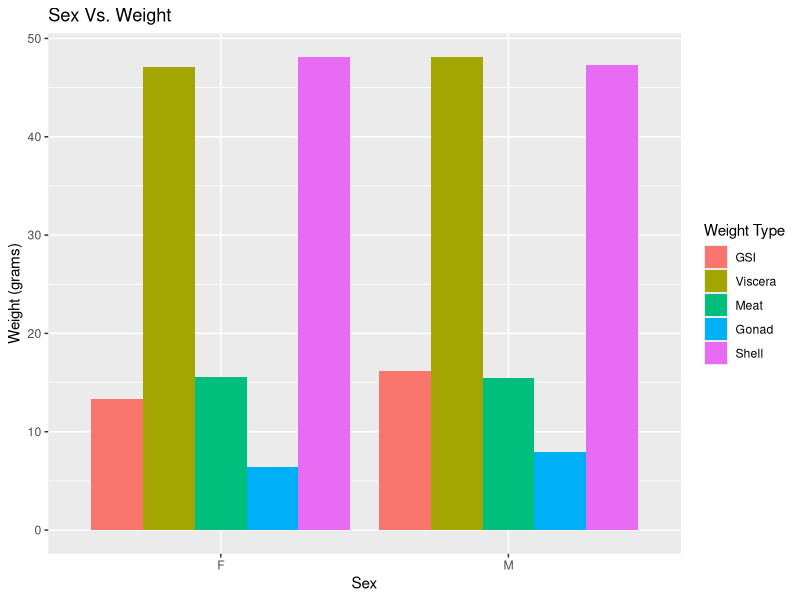
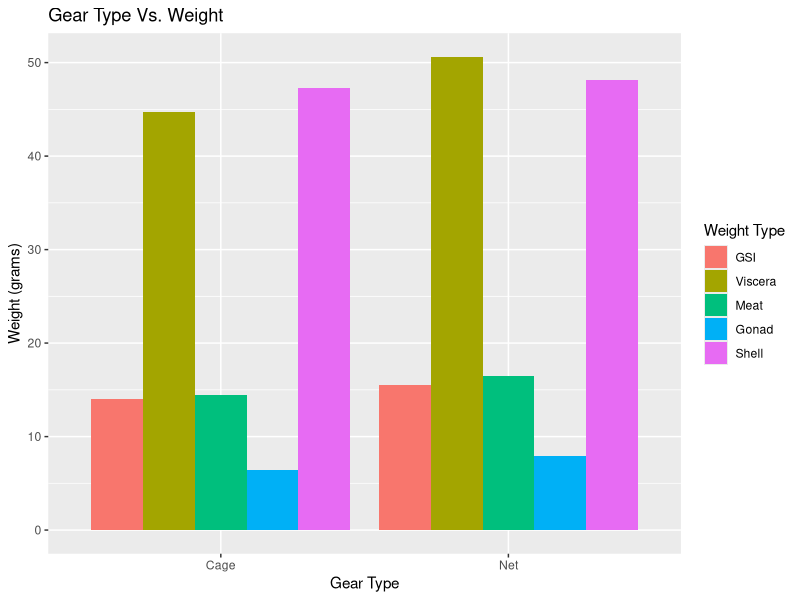
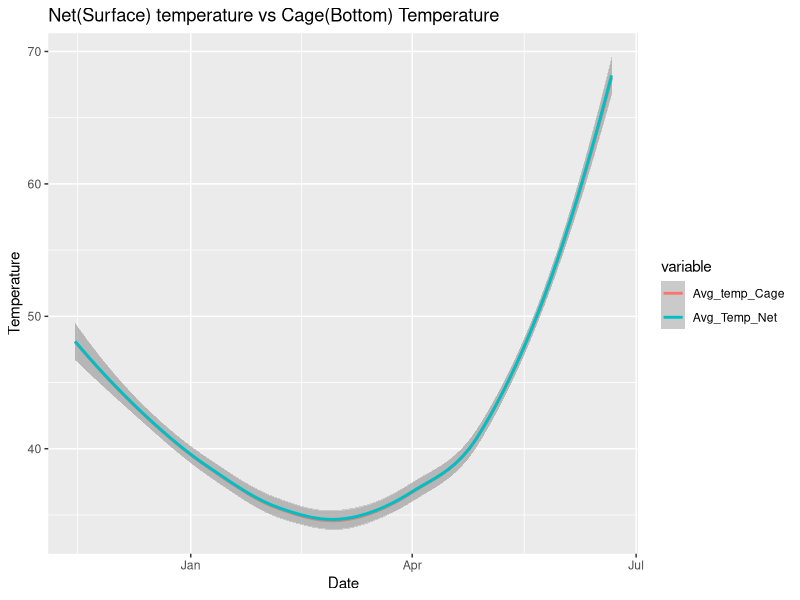
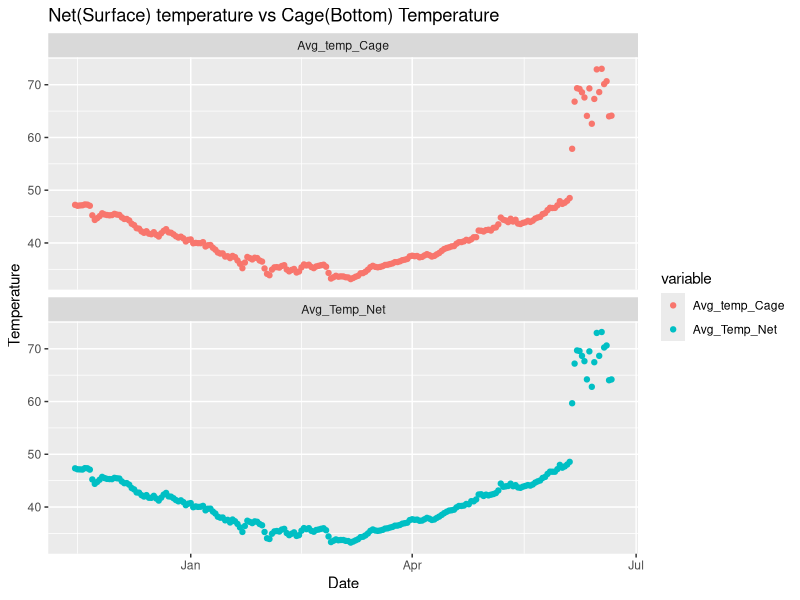
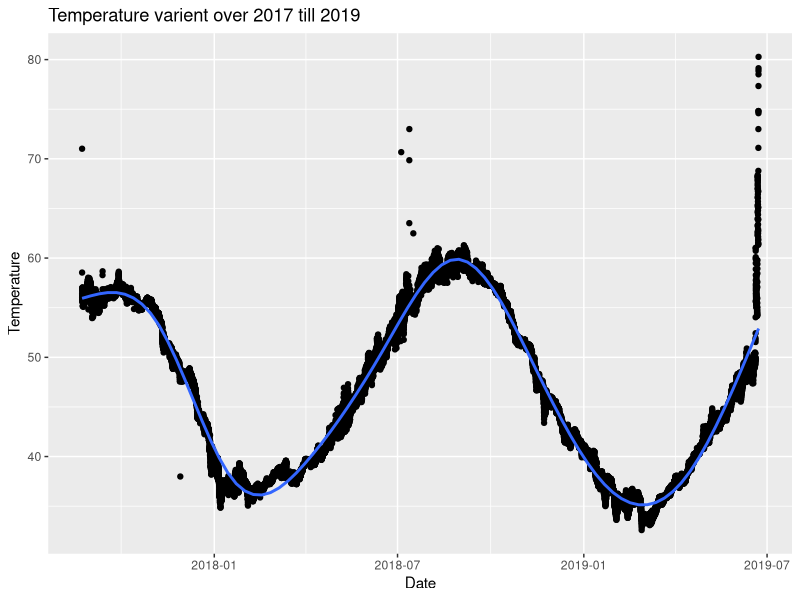
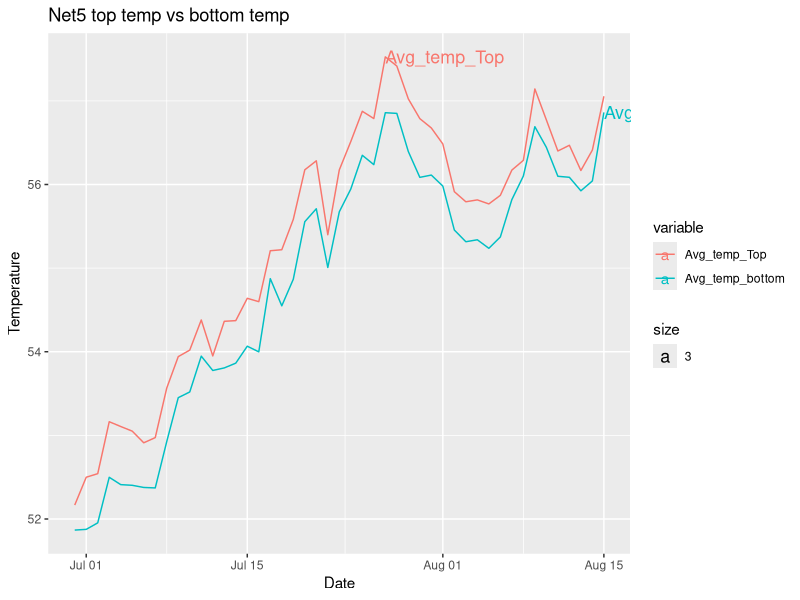
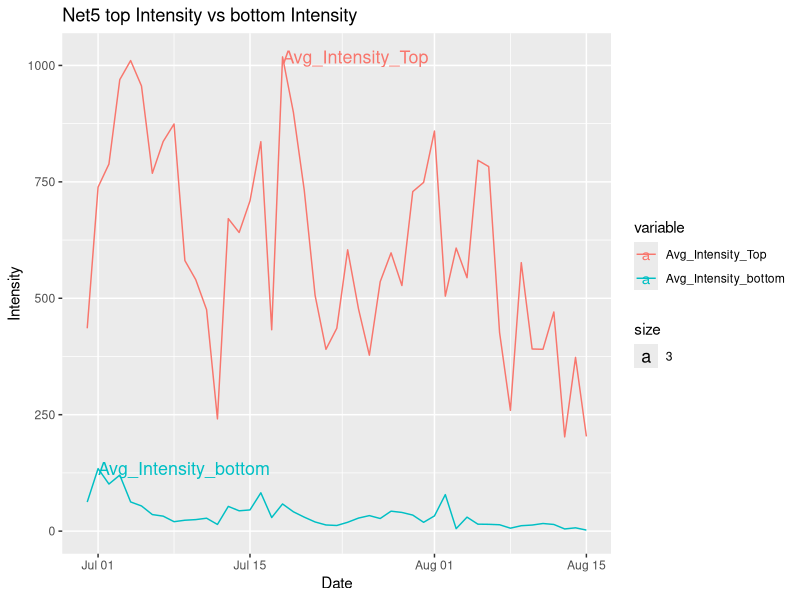

Write R code to recreate these figures, in order. (Note: this script raises an error after producing the figures.)
## ---- chunk 1
library(tidyverse)
library(reshape2)
library(ggplot2)
library(dplyr)
## ---- chunk 2
GSI_Data_Sheet_cleaned <- read_csv("GSI_Data_Sheet_cleaned.csv")
## ---- chunk 3
Copy_of_Cage_6_2018_2019_cleaned <- read_csv("Copy_of_Cage_6_2018_2019_cleaned.csv", col_types = cols(Date.Time = col_datetime(format = "%Y-%m-%d %H:%M:%S")))
## ---- chunk 4
Copy_of_Net_2_2018_2019_cleaned <- read_csv("Copy_of_Net_2_2018_2019_cleaned.csv",
col_types = cols(`Date.Time` = col_datetime(format = "%Y-%m-%d %H:%M:%S")))
## ---- chunk 5
Copy_of_Cage_5_GSI_2019_cleaned <- read_csv("Copy_of_Cage_5_GSI_2019_cleaned.csv", col_types = cols(`Date.Time.GMT.-0400` = col_datetime(format = "%Y-%m-%d %H:%M:%S")))
## ---- chunk 6
sex_GSI <- GSI_Data_Sheet_cleaned %>% group_by(Sex) %>% summarise(GSI = mean(GSI), Viscera = mean(Total.Viscera.Weight.), Meat = mean(Meat.Weight.), Gonad = mean(Gonad.Weight.), Shell = mean(Shell.Weight., na.rm = TRUE))
## ---- chunk 7
sex_GSI_long <- melt(sex_GSI, id = "Sex")
## ---- chunk 8
sex_plot <- ggplot(sex_GSI_long, aes(Sex, value)) + geom_bar(aes(fill = variable), position = "dodge", stat = "identity")
## ---- chunk 9
sex_plot + labs(title = "Sex Vs. Weight", y = "Weight (grams)", fill = "Weight Type")
## ---- chunk 10
gear_GSI <- GSI_Data_Sheet_cleaned %>% group_by(Gear.Type) %>% summarise(GSI = mean(GSI), Viscera = mean(Total.Viscera.Weight.), Meat = mean(Meat.Weight.), Gonad = mean(Gonad.Weight.), Shell = mean(Shell.Weight., na.rm = TRUE))
## ---- chunk 11
gear_GSI_long <- melt(gear_GSI, id = "Gear.Type")
## ---- chunk 12
gear_plot <- ggplot(gear_GSI_long, aes(Gear.Type, value)) + geom_bar(aes(fill = variable), position = "dodge", stat = "identity")
## ---- chunk 13
gear_plot + labs(title = "Gear Type Vs. Weight", x= "Gear Type", y = "Weight (grams)", fill = "Weight Type")
## ---- chunk 14
Copy_of_Cage_6_2018_2019_cleaned$Date.Time <- as.Date(Copy_of_Cage_6_2018_2019_cleaned$Date.Time)
Cage6Average <- setNames(aggregate(Copy_of_Cage_6_2018_2019_cleaned$`Temp...#20030572`, by=list(Copy_of_Cage_6_2018_2019_cleaned$Date.Time), mean), c("Date", "Avg_temp_Cage"))
## ---- chunk 15
Cage6Average <- na.exclude(Cage6Average)
## ---- chunk 16
summary(Cage6Average)
## ---- chunk 17
Copy_of_Net_2_2018_2019_cleaned$`Date.Time` <- as.Date(Copy_of_Net_2_2018_2019_cleaned$`Date.Time`)
Net2Average <- setNames(aggregate(Copy_of_Net_2_2018_2019_cleaned$`Temp...#10558683`, by=list(Copy_of_Net_2_2018_2019_cleaned$`Date.Time`), mean), c("Date", "Avg_Temp_Net"))
## ---- chunk 18
Net2Average <- na.exclude(Net2Average)
## ---- chunk 19
summary(Net2Average)
## ---- chunk 20
Net2VsCage6 = merge(Cage6Average,Net2Average)
## ---- chunk 21
str(Net2VsCage6)
## ---- chunk 22
summary(Net2VsCage6)
## ---- chunk 23
Net2VsCage6_long <- melt(Net2VsCage6, id = "Date")
## ---- chunk 24
ggplot(data = Net2VsCage6_long, mapping = aes(x= Date, y= value, color = variable))+ geom_smooth()+
labs(x= "Date",y="Temperature")+
ggtitle("Net(Surface) temperature vs Cage(Bottom) Temperature")
## ---- chunk 25
ggplot(data = Net2VsCage6_long, mapping = aes(x= Date, y= value, color = variable))+ geom_point() + facet_wrap(~ variable, nrow=2)+
  labs(x= "Date",y="Temperature")+
  ggtitle("Net(Surface) temperature vs Cage(Bottom) Temperature")
## ---- chunk 26
cagetemp <- read_csv("Copy_of_Cage_5_2017_2019_cleaned.csv", col_types = cols(Date.Time = col_datetime(format = "%Y-%m-%d %H:%M:%S")))
## ---- chunk 27
tempavg <- setNames(aggregate(cagetemp$`Temp...#20178444`, by=list(cagetemp$Date.Time), mean), c("Date", "Avg_temp"))
## ---- chunk 28
ggplot(data = tempavg,mapping=aes(x=Date,y=Avg_temp)) + geom_point() + geom_smooth()+
  labs(x= "Date",y="Temperature")+
ggtitle("Temperature varient over 2017 till 2019")
## ---- chunk 29
Copy_of_Net_5_Top_GSI_Top_cleaned <- read_csv("Copy_of_Net_5_Top_GSI_Top_cleaned.csv", col_types = cols(`Date.Time.GMT.-0400` = col_datetime(format = "%Y-%m-%d %H:%M:%S")))
## ---- chunk 30
Copy_of_Net_5_Top_GSI_Top_cleaned$`Date.Time.GMT.-0400` <- as.Date(Copy_of_Net_5_Top_GSI_Top_cleaned$`Date.Time.GMT.-0400`)
Net5TopAverage <- setNames(aggregate(Copy_of_Net_5_Top_GSI_Top_cleaned$`Temp.°F`, by=list(Copy_of_Net_5_Top_GSI_Top_cleaned$`Date.Time.GMT.-0400`), mean), c("Date", "Avg_temp_top"))
## ---- chunk 31
str(Net5TopAverage)
## ---- chunk 32
summary(Net5TopAverage)
## ---- chunk 33
Copy_of_Net_5_Bottom_GSI_2019_cleaned <- read_csv("Copy_of_Net_5_Bottom_GSI_2019_cleaned.csv", col_types = cols(`Date.Time.GMT.-0400` = col_datetime(format = "%Y-%m-%d %H:%M:%S")))
## ---- chunk 34
Copy_of_Net_5_Bottom_GSI_2019_cleaned$`Date.Time.GMT.-0400` <- as.Date(Copy_of_Net_5_Bottom_GSI_2019_cleaned$`Date.Time.GMT.-0400`)
Net5BottomAverage <- setNames(aggregate(Copy_of_Net_5_Bottom_GSI_2019_cleaned$`Temp.°F`, by=list(Copy_of_Net_5_Bottom_GSI_2019_cleaned$`Date.Time.GMT.-0400`), mean), c("Date", "Avg_Temp_bottom"))
## ---- chunk 35
str(Net5BottomAverage)
## ---- chunk 36
summary(Net5BottomAverage)
## ---- chunk 37
Net5TopVsBottom = setNames(merge(Net5TopAverage,Net5BottomAverage, by="Date"), c("Date", "Avg_temp_Top", "Avg_temp_bottom"))
## ---- chunk 38
str(Net5TopVsBottom)
## ---- chunk 39
summary(Net5TopVsBottom)
## ---- chunk 40
Net5TopVsBottom_long <- melt(Net5TopVsBottom, id = "Date")
## ---- chunk 41
ggplot(data = Net5TopVsBottom_long, mapping = aes(x= Date, y= value, color = variable))+
geom_line()+
geom_text(data = Net5TopVsBottom_long %>% group_by(variable) %>% filter(value== max(value)), aes(label= variable, x= Date,y= value,size = 3, hjust = 0))+
labs(x= "Date",y="Temperature")+
ggtitle("Net5 top temp vs bottom temp")
## ---- chunk 42
Net5TopAverageInt <- setNames(aggregate(Copy_of_Net_5_Top_GSI_Top_cleaned$`Intensity..lum/ft²`, by=list(Copy_of_Net_5_Top_GSI_Top_cleaned$`Date.Time.GMT.-0400`), mean), c("Date", "Avg_int_top"))
## ---- chunk 43
str(Net5TopAverageInt)
## ---- chunk 44
summary(Net5TopAverageInt)
## ---- chunk 45
Net5BottomAverageInt <- setNames(aggregate(Copy_of_Net_5_Bottom_GSI_2019_cleaned$`Intensity..lum/ft²`, by=list(Copy_of_Net_5_Bottom_GSI_2019_cleaned$`Date.Time.GMT.-0400`), mean), c("Date", "Avg_Temp_bottom"))
## ---- chunk 46
str(Net5BottomAverageInt)
## ---- chunk 47
summary(Net5BottomAverageInt)
## ---- chunk 48
Net5TopVsBottomInt = setNames(merge(Net5TopAverageInt,Net5BottomAverageInt, by="Date"), c("Date", "Avg_Intensity_Top", "Avg_Intensity_bottom"))
## ---- chunk 49
str(Net5TopVsBottomInt)
## ---- chunk 50
summary(Net5TopVsBottomInt)
## ---- chunk 51
Net5TopVsBottomInt_long <- melt(Net5TopVsBottomInt, id = "Date")
## ---- chunk 52
ggplot(data = Net5TopVsBottomInt_long, mapping = aes(x= Date, y= value, color = variable))+
geom_line()+
geom_text(data = Net5TopVsBottomInt_long %>% group_by(variable) %>% filter(value== max(value)), aes(label= variable, x= Date,y= value,size = 3, hjust = 0))+
labs(x= "Date",y="Intensity")+
ggtitle("Net5 top Intensity vs bottom Intensity")
## ---- chunk 53
GSI <- read_csv("GSI_Data_Sheet_cleaned.csv")

## ---- chunk 54
GSI_Cage <- subset(GSI,Gear.Type == "Cage",)
## ---- chunk 55
GSI_Cage_Avg <- GSI_Cage %>% group_by(Date) %>% summarise(GSI = mean(GSI), Viscera = mean(Total.Viscera.Weight.), Meat = mean(Meat.Weight.), Gonad = mean(Gonad.Weight.), Shell = mean(Shell.Weight., na.rm = TRUE))
## ---- chunk 56
Cage_5_GSI <- read_csv("Copy_of_Cage_5_GSI_2019_cleaned.csv", col_types = cols(`Date.Time.GMT.-0400` = col_datetime(format = "%Y-%m-%d %H:%M:%S")))
## ---- chunk 57
Cage_5_GSI$`Date.Time.GMT.-0400` <- as.Date(Cage_5_GSI$`Date.Time.GMT.-0400`)
## ---- chunk 58
Cage5Average <- setNames(aggregate(Cage_5_GSI$`Temp.°F`, by=list(Cage_5_GSI$`Date.Time.GMT.-0400`), mean), c("Date", "Avg_temp_top"))
## ---- chunk 59
GSI_Cage_Merg = setNames(merge(Cage5Average,GSI_Cage_Avg, by="Date"), c("Date", "GSI","Viscera","Meat","Gonad","Shell", "Avg_temp_cage"))
## ---- chunk 60
GSI_Cage_melt  <- melt(GSI_Cage_Merg,id=c("Date","Avg_temp_cage"))
view(GSI_Cage_melt)
## ---- chunk 61
ggplot(GSI_Cage_melt)+
  geom_point(aes(x=Date,y=value),colour="black")+
  geom_line(aes(x=Date,y=value),colour="blue")+
  geom_point(aes(x=Date,y=Avg_temp_cage),color="black")+
  geom_line(aes(x=Date,y=Avg_temp_cage),colour = "red",size=1)+
  scale_x_date(name = "Date")+
  scale_y_continuous(name="Weight",
                     sec.axis=sec_axis(~.,name="Cage-Avegrage temp"))+
  theme(
    axis.title.y=element_text(color="blue"),
    axis.title.y.right=element_text(color="red")
  )+
  facet_grid(~variable)+
  ggtitle("Cage5 - Weights Vs Temperature")
## ---- chunk 62
GSI <- read_csv("GSI_Data_Sheet_cleaned.csv")
## ---- chunk 63
GSI_Net <- subset(GSI,Gear.Type == "Net",)
## ---- chunk 64
GSI_Net_top5 <- subset(GSI_Net,`Level/Position.#` %in% c("1","2","3","4","5"))
## ---- chunk 65
GSI_Net_TopAvg <- GSI_Net_top5 %>% group_by(Date) %>% summarise(GSI = mean(GSI), Viscera = mean(Total.Viscera.Weight.), Meat = mean(Meat.Weight.), Gonad = mean(Gonad.Weight.), Shell = mean(Shell.Weight., na.rm = TRUE))
## ---- chunk 66
Net_5_Top_GSI <- read_csv("Copy_of_Net_5_Top_GSI_Top_cleaned.csv", col_types = cols(`Date.Time.GMT.-0400` = col_datetime(format = "%Y-%m-%d %H:%M:%S")))
## ---- chunk 67
Net_5_Top_GSI$`Date.Time.GMT.-0400` <- as.Date(Net_5_Top_GSI$`Date.Time.GMT.-0400`)
## ---- chunk 68
Net5TopAverage <- setNames(aggregate(Net_5_Top_GSI$`Temp.°F`, by=list(Net_5_Top_GSI$`Date.Time.GMT.-0400`), mean), c("Date", "Avg_temp_top"))
## ---- chunk 69
GSI_Net_Top = setNames(merge(Net5TopAverage,GSI_Net_TopAvg, by="Date"), c("Date", "GSI","Viscera","Meat","Gonad","Shell", "Avg_temp_top"))
## ---- chunk 70
GSI_Net_Top_melt  <- melt(GSI_Net_Top,id=c("Date","Avg_temp_top"))
## ---- chunk 71
ggplot(GSI_Net_Top_melt)+
  geom_point(aes(x=Date,y=value),colour="black")+
  geom_line(aes(x=Date,y=value),colour="blue")+
  geom_point(aes(x=Date,y=Avg_temp_top),color="black")+
  geom_line(aes(x=Date,y=Avg_temp_top),colour = "red",size=1)+
  scale_x_date(name = "Date")+
  scale_y_continuous(name="Weight",
                     sec.axis=sec_axis(~.,name="Net-Avegrage Top temp"))+
  theme(
    axis.title.y=element_text(color="blue"),
    axis.title.y.right=element_text(color="red")
  )+
  facet_grid(~variable)+
  ggtitle("Net5_Top - Weights Vs Temperature")
## ---- chunk 72
GSI_Net_bottom5 <- subset(GSI_Net,`Level/Position.#` %in% c("6","7","8","9","10"))
## ---- chunk 73
GSI_Net_bottomAvg <- GSI_Net_bottom5 %>% group_by(Date) %>% summarise(GSI = mean(GSI), Viscera = mean(Total.Viscera.Weight.), Meat = mean(Meat.Weight.), Gonad = mean(Gonad.Weight.), Shell = mean(Shell.Weight., na.rm = TRUE))
## ---- chunk 74

Net_5_Bottom_GSI <- read_csv("Copy_of_Net_5_Bottom_GSI_2019_cleaned.csv", col_types = cols(`Date.Time.GMT.-0400` = col_datetime(format = "%Y-%m-%d %H:%M:%S")))
## ---- chunk 75
Net_5_Bottom_GSI$`Date.Time.GMT.-0400` <- as.Date(Net_5_Bottom_GSI$`Date.Time.GMT.-0400`)
## ---- chunk 76
Net5BottomAverage <- setNames(aggregate(Net_5_Bottom_GSI$`Temp.°F`, by=list(Net_5_Bottom_GSI$`Date.Time.GMT.-0400`), mean), c("Date", "Avg_Temp_Bottom"))
## ---- chunk 77
GSI_Net_Bottom = setNames(merge(Net5BottomAverage,GSI_Net_bottomAvg, by="Date"), c("Date", "GSI","Viscera","Meat","Gonad","Shell", "Avg_temp_Bottom"))
## ---- chunk 78
GSI_Net_Bottom_melt  <- melt(GSI_Net_Bottom,id=c("Date","Avg_temp_Bottom"))
## ---- chunk 79
ggplot(GSI_Net_Bottom_melt)+
  geom_point(aes(x=Date,y=value),colour="black")+
  geom_line(aes(x=Date,y=value),colour="blue")+
  geom_point(aes(x=Date,y=Avg_temp_Bottom),color="black")+
  geom_line(aes(x=Date,y=Avg_temp_Bottom),colour = "red",size=1)+
  scale_x_date(name = "Date")+
  scale_y_continuous(name="Weight",
                     sec.axis=sec_axis(~.,name="Net-Avegrage Bottom temp"))+
  theme(
    axis.title.y=element_text(color="blue"),
    axis.title.y.right=element_text(color="red")
  )+
  facet_grid(~variable)+
  ggtitle("Net5_Bottom - Weights Vs Temperature")
